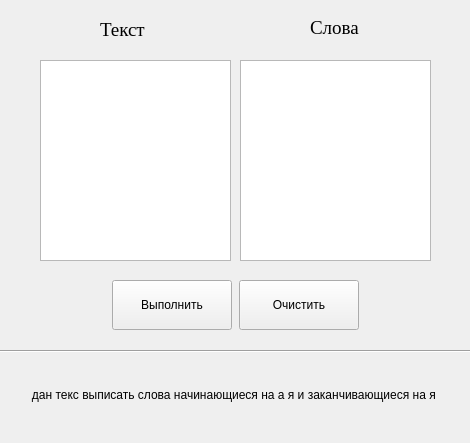
<?xml version="1.0" encoding="UTF-8"?>
<ui version="4.0">
 <class>Form</class>
 <widget class="QWidget" name="Form">
  <property name="geometry">
   <rect>
    <x>0</x>
    <y>0</y>
    <width>470</width>
    <height>443</height>
   </rect>
  </property>
  <property name="windowTitle">
   <string>Form</string>
  </property>
  <widget class="QLabel" name="label">
   <property name="geometry">
    <rect>
     <x>100</x>
     <y>20</y>
     <width>61</width>
     <height>20</height>
    </rect>
   </property>
   <property name="font">
    <font>
     <family>Times New Roman</family>
     <pointsize>14</pointsize>
    </font>
   </property>
   <property name="text">
    <string>Текст</string>
   </property>
  </widget>
  <widget class="QLabel" name="label_2">
   <property name="geometry">
    <rect>
     <x>310</x>
     <y>20</y>
     <width>71</width>
     <height>16</height>
    </rect>
   </property>
   <property name="font">
    <font>
     <family>Times New Roman</family>
     <pointsize>14</pointsize>
    </font>
   </property>
   <property name="text">
    <string>Слова</string>
   </property>
  </widget>
  <widget class="QPushButton" name="btn_Solve">
   <property name="geometry">
    <rect>
     <x>112</x>
     <y>280</y>
     <width>120</width>
     <height>50</height>
    </rect>
   </property>
   <property name="text">
    <string>Выполнить</string>
   </property>
  </widget>
  <widget class="QPushButton" name="btn_Clear">
   <property name="geometry">
    <rect>
     <x>239</x>
     <y>280</y>
     <width>120</width>
     <height>50</height>
    </rect>
   </property>
   <property name="text">
    <string>Очистить</string>
   </property>
  </widget>
  <widget class="Line" name="line">
   <property name="geometry">
    <rect>
     <x>-30</x>
     <y>350</y>
     <width>600</width>
     <height>3</height>
    </rect>
   </property>
   <property name="orientation">
    <enum>Qt::Horizontal</enum>
   </property>
  </widget>
  <widget class="QLabel" name="label_3">
   <property name="geometry">
    <rect>
     <x>10</x>
     <y>360</y>
     <width>451</width>
     <height>71</height>
    </rect>
   </property>
   <property name="text">
    <string>&lt;html&gt;&lt;head/&gt;&lt;body&gt;&lt;p align=&quot;center&quot;&gt;дан текс выписать слова начинающиеся на а я и заканчивающиеся на я &lt;/p&gt;&lt;/body&gt;&lt;/html&gt;</string>
   </property>
  </widget>
  <widget class="QTextEdit" name="lineEdit_Text">
   <property name="geometry">
    <rect>
     <x>40</x>
     <y>60</y>
     <width>191</width>
     <height>201</height>
    </rect>
   </property>
  </widget>
  <widget class="QTextEdit" name="lineEdit_Words">
   <property name="geometry">
    <rect>
     <x>240</x>
     <y>60</y>
     <width>191</width>
     <height>201</height>
    </rect>
   </property>
  </widget>
 </widget>
 <resources/>
 <connections/>
</ui>
